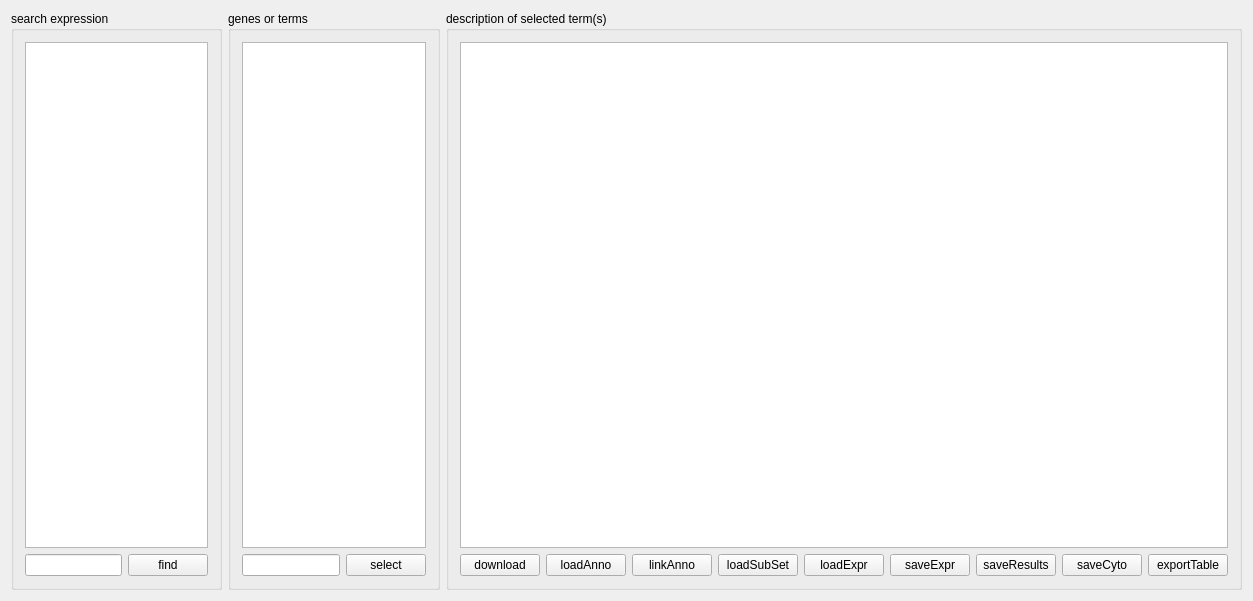
<?xml version="1.0" encoding="UTF-8"?>
<ui version="4.0">
 <class>annotatorView</class>
 <widget class="QWidget" name="annotatorView">
  <property name="geometry">
   <rect>
    <x>0</x>
    <y>0</y>
    <width>1253</width>
    <height>601</height>
   </rect>
  </property>
  <property name="windowTitle">
   <string>annotatorView</string>
  </property>
  <property name="windowIcon">
   <iconset resource="../p502masterV1/p502iconResources.qrc">
    <normaloff>:/icons/p502icon.png</normaloff>:/icons/p502icon.png</iconset>
  </property>
  <layout class="QHBoxLayout" name="horizontalLayout_5">
   <item>
    <layout class="QHBoxLayout" name="horizontalLayout_4">
     <item>
      <widget class="QGroupBox" name="searchGroupBox">
       <property name="title">
        <string>search expression</string>
       </property>
       <layout class="QVBoxLayout" name="verticalLayout">
        <item>
         <widget class="QListWidget" name="searchListWidget"/>
        </item>
        <item>
         <layout class="QHBoxLayout" name="horizontalLayout">
          <item>
           <widget class="QLineEdit" name="regExpLineEdit"/>
          </item>
          <item>
           <widget class="QPushButton" name="regExpPushButton">
            <property name="text">
             <string>find</string>
            </property>
           </widget>
          </item>
         </layout>
        </item>
       </layout>
      </widget>
     </item>
     <item>
      <widget class="QGroupBox" name="genesAndTermsGroupBox">
       <property name="title">
        <string>genes or terms</string>
       </property>
       <layout class="QVBoxLayout" name="verticalLayout_2">
        <item>
         <widget class="QListWidget" name="genesAndTermsListWidget"/>
        </item>
        <item>
         <layout class="QHBoxLayout" name="horizontalLayout_2">
          <item>
           <widget class="QLineEdit" name="termLineEdit"/>
          </item>
          <item>
           <widget class="QPushButton" name="termPushButton">
            <property name="text">
             <string>select</string>
            </property>
           </widget>
          </item>
         </layout>
        </item>
       </layout>
      </widget>
     </item>
    </layout>
   </item>
   <item>
    <widget class="QGroupBox" name="descriptionGroupBox">
     <property name="title">
      <string>description of selected term(s)</string>
     </property>
     <layout class="QVBoxLayout" name="verticalLayout_3">
      <item>
       <widget class="QPlainTextEdit" name="descriptionPlainTextEdit"/>
      </item>
      <item>
       <layout class="QHBoxLayout" name="horizontalLayout_3">
        <item>
         <widget class="QPushButton" name="downloadPushButton">
          <property name="text">
           <string>download</string>
          </property>
         </widget>
        </item>
        <item>
         <widget class="QPushButton" name="loadPushButton">
          <property name="text">
           <string>loadAnno</string>
          </property>
         </widget>
        </item>
        <item>
         <widget class="QPushButton" name="linkPushButton">
          <property name="text">
           <string>linkAnno</string>
          </property>
         </widget>
        </item>
        <item>
         <widget class="QPushButton" name="subSetPushButton">
          <property name="text">
           <string>loadSubSet</string>
          </property>
         </widget>
        </item>
        <item>
         <widget class="QPushButton" name="loadExpressionsPushButton">
          <property name="text">
           <string>loadExpr</string>
          </property>
         </widget>
        </item>
        <item>
         <widget class="QPushButton" name="saveExprPushButton">
          <property name="text">
           <string>saveExpr</string>
          </property>
         </widget>
        </item>
        <item>
         <widget class="QPushButton" name="saveResultsPushButton">
          <property name="text">
           <string>saveResults</string>
          </property>
         </widget>
        </item>
        <item>
         <widget class="QPushButton" name="exportCytoscapePushButton">
          <property name="text">
           <string>saveCyto</string>
          </property>
         </widget>
        </item>
        <item>
         <widget class="QPushButton" name="exportTablePushButton">
          <property name="text">
           <string>exportTable</string>
          </property>
         </widget>
        </item>
       </layout>
      </item>
     </layout>
    </widget>
   </item>
  </layout>
 </widget>
 <layoutdefault spacing="6" margin="11"/>
 <resources>
  <include location="../p502masterV1/p502iconResources.qrc"/>
 </resources>
 <connections/>
</ui>
